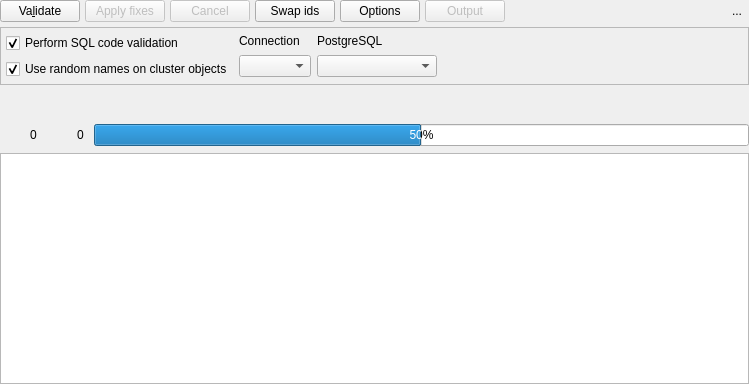
<?xml version="1.0" encoding="UTF-8"?>
<ui version="4.0">
 <class>ModelValidationWidget</class>
 <widget class="QWidget" name="ModelValidationWidget">
  <property name="geometry">
   <rect>
    <x>0</x>
    <y>0</y>
    <width>749</width>
    <height>384</height>
   </rect>
  </property>
  <property name="sizePolicy">
   <sizepolicy hsizetype="Minimum" vsizetype="Preferred">
    <horstretch>0</horstretch>
    <verstretch>0</verstretch>
   </sizepolicy>
  </property>
  <property name="minimumSize">
   <size>
    <width>0</width>
    <height>230</height>
   </size>
  </property>
  <property name="baseSize">
   <size>
    <width>730</width>
    <height>0</height>
   </size>
  </property>
  <property name="windowTitle">
   <string>Form</string>
  </property>
  <property name="autoFillBackground">
   <bool>false</bool>
  </property>
  <property name="styleSheet">
   <string notr="true"/>
  </property>
  <layout class="QVBoxLayout" name="verticalLayout">
   <property name="spacing">
    <number>5</number>
   </property>
   <property name="leftMargin">
    <number>0</number>
   </property>
   <property name="topMargin">
    <number>0</number>
   </property>
   <property name="rightMargin">
    <number>0</number>
   </property>
   <property name="bottomMargin">
    <number>0</number>
   </property>
   <item>
    <layout class="QHBoxLayout" name="horizontalLayout_4">
     <property name="spacing">
      <number>5</number>
     </property>
     <item>
      <layout class="QHBoxLayout" name="horizontalLayout_3">
       <property name="spacing">
        <number>5</number>
       </property>
       <item>
        <widget class="QPushButton" name="validate_btn">
         <property name="sizePolicy">
          <sizepolicy hsizetype="Fixed" vsizetype="Preferred">
           <horstretch>0</horstretch>
           <verstretch>0</verstretch>
          </sizepolicy>
         </property>
         <property name="text">
          <string>Va&amp;lidate</string>
         </property>
         <property name="icon">
          <iconset resource="../../res/resources.qrc">
           <normaloff>:/icons/icons/validation.png</normaloff>:/icons/icons/validation.png</iconset>
         </property>
         <property name="iconSize">
          <size>
           <width>25</width>
           <height>25</height>
          </size>
         </property>
        </widget>
       </item>
       <item>
        <widget class="QPushButton" name="fix_btn">
         <property name="enabled">
          <bool>false</bool>
         </property>
         <property name="sizePolicy">
          <sizepolicy hsizetype="Fixed" vsizetype="Preferred">
           <horstretch>0</horstretch>
           <verstretch>0</verstretch>
          </sizepolicy>
         </property>
         <property name="toolTip">
          <string>Try to resolve the reported issues.</string>
         </property>
         <property name="text">
          <string>Apply fixes</string>
         </property>
         <property name="icon">
          <iconset resource="../../res/resources.qrc">
           <normaloff>:/icons/icons/fixobject.png</normaloff>:/icons/icons/fixobject.png</iconset>
         </property>
         <property name="iconSize">
          <size>
           <width>25</width>
           <height>25</height>
          </size>
         </property>
        </widget>
       </item>
       <item>
        <widget class="QPushButton" name="cancel_btn">
         <property name="enabled">
          <bool>false</bool>
         </property>
         <property name="sizePolicy">
          <sizepolicy hsizetype="Fixed" vsizetype="Preferred">
           <horstretch>0</horstretch>
           <verstretch>0</verstretch>
          </sizepolicy>
         </property>
         <property name="toolTip">
          <string>Cancel the SQL validation in progress.</string>
         </property>
         <property name="text">
          <string>Cancel</string>
         </property>
         <property name="icon">
          <iconset resource="../../res/resources.qrc">
           <normaloff>:/icons/icons/cancel.png</normaloff>:/icons/icons/cancel.png</iconset>
         </property>
         <property name="iconSize">
          <size>
           <width>25</width>
           <height>25</height>
          </size>
         </property>
         <property name="shortcut">
          <string>Esc</string>
         </property>
        </widget>
       </item>
       <item>
        <widget class="QPushButton" name="swap_ids_btn">
         <property name="sizePolicy">
          <sizepolicy hsizetype="Fixed" vsizetype="Preferred">
           <horstretch>0</horstretch>
           <verstretch>0</verstretch>
          </sizepolicy>
         </property>
         <property name="toolTip">
          <string>Change the creation order for two objects by swapping their ids</string>
         </property>
         <property name="text">
          <string>Swap ids</string>
         </property>
         <property name="icon">
          <iconset resource="../../res/resources.qrc">
           <normaloff>:/icons/icons/swapobjs.png</normaloff>:/icons/icons/swapobjs.png</iconset>
         </property>
         <property name="iconSize">
          <size>
           <width>25</width>
           <height>25</height>
          </size>
         </property>
        </widget>
       </item>
       <item>
        <widget class="QPushButton" name="options_btn">
         <property name="enabled">
          <bool>true</bool>
         </property>
         <property name="sizePolicy">
          <sizepolicy hsizetype="Fixed" vsizetype="Preferred">
           <horstretch>0</horstretch>
           <verstretch>0</verstretch>
          </sizepolicy>
         </property>
         <property name="toolTip">
          <string>Try to apply a fix on the selected validation info.</string>
         </property>
         <property name="text">
          <string>Options</string>
         </property>
         <property name="icon">
          <iconset resource="../../res/resources.qrc">
           <normaloff>:/icons/icons/config.png</normaloff>:/icons/icons/config.png</iconset>
         </property>
         <property name="iconSize">
          <size>
           <width>25</width>
           <height>25</height>
          </size>
         </property>
         <property name="checkable">
          <bool>true</bool>
         </property>
        </widget>
       </item>
       <item>
        <widget class="QPushButton" name="output_btn">
         <property name="enabled">
          <bool>false</bool>
         </property>
         <property name="sizePolicy">
          <sizepolicy hsizetype="Fixed" vsizetype="Preferred">
           <horstretch>0</horstretch>
           <verstretch>0</verstretch>
          </sizepolicy>
         </property>
         <property name="toolTip">
          <string>Handles the validation output</string>
         </property>
         <property name="text">
          <string>Output</string>
         </property>
         <property name="icon">
          <iconset resource="../../res/resources.qrc">
           <normaloff>:/icons/icons/outputpane.png</normaloff>:/icons/icons/outputpane.png</iconset>
         </property>
         <property name="iconSize">
          <size>
           <width>25</width>
           <height>25</height>
          </size>
         </property>
         <property name="checkable">
          <bool>false</bool>
         </property>
        </widget>
       </item>
      </layout>
     </item>
     <item>
      <spacer name="horizontalSpacer">
       <property name="orientation">
        <enum>Qt::Orientation::Horizontal</enum>
       </property>
       <property name="sizeHint" stdset="0">
        <size>
         <width>40</width>
         <height>20</height>
        </size>
       </property>
      </spacer>
     </item>
     <item>
      <widget class="QToolButton" name="hide_tb">
       <property name="toolTip">
        <string>Hide this widget</string>
       </property>
       <property name="text">
        <string>...</string>
       </property>
       <property name="icon">
        <iconset resource="../../res/resources.qrc">
         <normaloff>:/icons/icons/closetab.png</normaloff>:/icons/icons/closetab.png</iconset>
       </property>
       <property name="iconSize">
        <size>
         <width>20</width>
         <height>20</height>
        </size>
       </property>
       <property name="shortcut">
        <string>Esc</string>
       </property>
       <property name="autoRaise">
        <bool>true</bool>
       </property>
      </widget>
     </item>
    </layout>
   </item>
   <item>
    <layout class="QHBoxLayout" name="horizontalLayout_6">
     <property name="bottomMargin">
      <number>0</number>
     </property>
     <item>
      <widget class="QFrame" name="options_frm">
       <property name="sizePolicy">
        <sizepolicy hsizetype="Preferred" vsizetype="Preferred">
         <horstretch>0</horstretch>
         <verstretch>0</verstretch>
        </sizepolicy>
       </property>
       <property name="minimumSize">
        <size>
         <width>0</width>
         <height>0</height>
        </size>
       </property>
       <property name="frameShape">
        <enum>QFrame::Shape::StyledPanel</enum>
       </property>
       <property name="frameShadow">
        <enum>QFrame::Shadow::Raised</enum>
       </property>
       <layout class="QGridLayout" name="gridLayout">
        <property name="leftMargin">
         <number>5</number>
        </property>
        <property name="topMargin">
         <number>5</number>
        </property>
        <property name="rightMargin">
         <number>5</number>
        </property>
        <property name="bottomMargin">
         <number>5</number>
        </property>
        <item row="0" column="0">
         <widget class="QCheckBox" name="sql_validation_chk">
          <property name="sizePolicy">
           <sizepolicy hsizetype="Fixed" vsizetype="Fixed">
            <horstretch>0</horstretch>
            <verstretch>0</verstretch>
           </sizepolicy>
          </property>
          <property name="toolTip">
           <string>&lt;p&gt;Enables the validation of SQL code in DBMS. This process requires the use of a pre-configured connection. SQL validation will occur only in the last step (when all objects were validated) or when there are no warnings.&lt;/p&gt;</string>
          </property>
          <property name="statusTip">
           <string/>
          </property>
          <property name="text">
           <string>Perform SQL code validation</string>
          </property>
          <property name="checked">
           <bool>true</bool>
          </property>
         </widget>
        </item>
        <item row="1" column="0">
         <widget class="QCheckBox" name="use_tmp_names_chk">
          <property name="sizePolicy">
           <sizepolicy hsizetype="Fixed" vsizetype="Fixed">
            <horstretch>0</horstretch>
            <verstretch>0</verstretch>
           </sizepolicy>
          </property>
          <property name="toolTip">
           <string>&lt;p&gt;gpModeler will generate unique and temporary names for database, role and tablespace objects. This option avoids object duplication errors when running the SQL validation.&lt;/p&gt;</string>
          </property>
          <property name="statusTip">
           <string/>
          </property>
          <property name="text">
           <string>Use random names on cluster objects</string>
          </property>
          <property name="checked">
           <bool>true</bool>
          </property>
         </widget>
        </item>
        <item row="0" column="1" rowspan="2">
         <widget class="QWidget" name="conn_opts_wgt" native="true">
          <property name="enabled">
           <bool>true</bool>
          </property>
          <property name="sizePolicy">
           <sizepolicy hsizetype="Expanding" vsizetype="Preferred">
            <horstretch>0</horstretch>
            <verstretch>0</verstretch>
           </sizepolicy>
          </property>
          <layout class="QHBoxLayout" name="horizontalLayout_7">
           <property name="leftMargin">
            <number>0</number>
           </property>
           <property name="topMargin">
            <number>0</number>
           </property>
           <property name="rightMargin">
            <number>0</number>
           </property>
           <property name="bottomMargin">
            <number>0</number>
           </property>
           <item>
            <layout class="QVBoxLayout" name="verticalLayout_2">
             <item>
              <widget class="QLabel" name="label">
               <property name="sizePolicy">
                <sizepolicy hsizetype="Preferred" vsizetype="Fixed">
                 <horstretch>0</horstretch>
                 <verstretch>0</verstretch>
                </sizepolicy>
               </property>
               <property name="text">
                <string>Connection</string>
               </property>
              </widget>
             </item>
             <item>
              <widget class="QComboBox" name="connections_cmb">
               <property name="enabled">
                <bool>true</bool>
               </property>
               <property name="sizePolicy">
                <sizepolicy hsizetype="Preferred" vsizetype="Fixed">
                 <horstretch>0</horstretch>
                 <verstretch>0</verstretch>
                </sizepolicy>
               </property>
               <property name="minimumSize">
                <size>
                 <width>0</width>
                 <height>0</height>
                </size>
               </property>
               <property name="maximumSize">
                <size>
                 <width>200</width>
                 <height>16777215</height>
                </size>
               </property>
               <property name="toolTip">
                <string>Connection to be used in the SQL validation</string>
               </property>
               <property name="sizeAdjustPolicy">
                <enum>QComboBox::SizeAdjustPolicy::AdjustToContents</enum>
               </property>
               <property name="iconSize">
                <size>
                 <width>28</width>
                 <height>28</height>
                </size>
               </property>
              </widget>
             </item>
            </layout>
           </item>
           <item>
            <layout class="QVBoxLayout" name="verticalLayout_3">
             <item>
              <widget class="QLabel" name="label_2">
               <property name="sizePolicy">
                <sizepolicy hsizetype="Preferred" vsizetype="Fixed">
                 <horstretch>0</horstretch>
                 <verstretch>0</verstretch>
                </sizepolicy>
               </property>
               <property name="text">
                <string>PostgreSQL</string>
               </property>
              </widget>
             </item>
             <item>
              <widget class="QComboBox" name="version_cmb">
               <property name="enabled">
                <bool>true</bool>
               </property>
               <property name="sizePolicy">
                <sizepolicy hsizetype="Preferred" vsizetype="Fixed">
                 <horstretch>0</horstretch>
                 <verstretch>0</verstretch>
                </sizepolicy>
               </property>
               <property name="minimumSize">
                <size>
                 <width>120</width>
                 <height>0</height>
                </size>
               </property>
               <property name="toolTip">
                <string>PostgreSQL version</string>
               </property>
               <property name="sizeAdjustPolicy">
                <enum>QComboBox::SizeAdjustPolicy::AdjustToContents</enum>
               </property>
               <property name="iconSize">
                <size>
                 <width>28</width>
                 <height>28</height>
                </size>
               </property>
              </widget>
             </item>
            </layout>
           </item>
           <item>
            <spacer name="horizontalSpacer_2">
             <property name="orientation">
              <enum>Qt::Orientation::Horizontal</enum>
             </property>
             <property name="sizeHint" stdset="0">
              <size>
               <width>40</width>
               <height>20</height>
              </size>
             </property>
            </spacer>
           </item>
          </layout>
         </widget>
        </item>
       </layout>
      </widget>
     </item>
    </layout>
   </item>
   <item>
    <widget class="QWidget" name="prog_info_wgt" native="true">
     <property name="minimumSize">
      <size>
       <width>0</width>
       <height>0</height>
      </size>
     </property>
     <layout class="QGridLayout" name="gridLayout_3">
      <property name="leftMargin">
       <number>0</number>
      </property>
      <property name="topMargin">
       <number>0</number>
      </property>
      <property name="rightMargin">
       <number>0</number>
      </property>
      <property name="bottomMargin">
       <number>0</number>
      </property>
      <property name="spacing">
       <number>5</number>
      </property>
      <item row="1" column="0">
       <layout class="QHBoxLayout" name="horizontalLayout_2">
        <property name="spacing">
         <number>5</number>
        </property>
        <property name="rightMargin">
         <number>5</number>
        </property>
        <item>
         <widget class="QLabel" name="warn_lbl">
          <property name="sizePolicy">
           <sizepolicy hsizetype="Fixed" vsizetype="Fixed">
            <horstretch>0</horstretch>
            <verstretch>0</verstretch>
           </sizepolicy>
          </property>
          <property name="minimumSize">
           <size>
            <width>25</width>
            <height>25</height>
           </size>
          </property>
          <property name="maximumSize">
           <size>
            <width>25</width>
            <height>25</height>
           </size>
          </property>
          <property name="toolTip">
           <string>Warnings: does not prevents model to be saved.</string>
          </property>
          <property name="text">
           <string/>
          </property>
          <property name="textFormat">
           <enum>Qt::TextFormat::AutoText</enum>
          </property>
          <property name="pixmap">
           <pixmap resource="../../res/resources.qrc">:/icons/icons/alert.png</pixmap>
          </property>
          <property name="scaledContents">
           <bool>true</bool>
          </property>
         </widget>
        </item>
        <item>
         <widget class="QLabel" name="warn_count_lbl">
          <property name="sizePolicy">
           <sizepolicy hsizetype="Preferred" vsizetype="Fixed">
            <horstretch>0</horstretch>
            <verstretch>0</verstretch>
           </sizepolicy>
          </property>
          <property name="text">
           <string>0</string>
          </property>
          <property name="indent">
           <number>0</number>
          </property>
         </widget>
        </item>
       </layout>
      </item>
      <item row="1" column="2">
       <widget class="QProgressBar" name="validation_prog_pb">
        <property name="sizePolicy">
         <sizepolicy hsizetype="Expanding" vsizetype="Fixed">
          <horstretch>0</horstretch>
          <verstretch>0</verstretch>
         </sizepolicy>
        </property>
        <property name="minimumSize">
         <size>
          <width>0</width>
          <height>0</height>
         </size>
        </property>
        <property name="value">
         <number>50</number>
        </property>
        <property name="invertedAppearance">
         <bool>false</bool>
        </property>
       </widget>
      </item>
      <item row="1" column="1">
       <layout class="QHBoxLayout" name="horizontalLayout">
        <property name="spacing">
         <number>5</number>
        </property>
        <property name="rightMargin">
         <number>5</number>
        </property>
        <item>
         <widget class="QLabel" name="error_lbl">
          <property name="sizePolicy">
           <sizepolicy hsizetype="Fixed" vsizetype="Fixed">
            <horstretch>0</horstretch>
            <verstretch>0</verstretch>
           </sizepolicy>
          </property>
          <property name="minimumSize">
           <size>
            <width>25</width>
            <height>25</height>
           </size>
          </property>
          <property name="maximumSize">
           <size>
            <width>25</width>
            <height>25</height>
           </size>
          </property>
          <property name="toolTip">
           <string>Errors: model will not be saved while there are validation errors.</string>
          </property>
          <property name="text">
           <string/>
          </property>
          <property name="pixmap">
           <pixmap resource="../../res/resources.qrc">:/icons/icons/error.png</pixmap>
          </property>
          <property name="scaledContents">
           <bool>true</bool>
          </property>
          <property name="indent">
           <number>0</number>
          </property>
         </widget>
        </item>
        <item>
         <widget class="QLabel" name="error_count_lbl">
          <property name="sizePolicy">
           <sizepolicy hsizetype="Preferred" vsizetype="Fixed">
            <horstretch>0</horstretch>
            <verstretch>0</verstretch>
           </sizepolicy>
          </property>
          <property name="toolTip">
           <string/>
          </property>
          <property name="text">
           <string>0</string>
          </property>
          <property name="indent">
           <number>0</number>
          </property>
         </widget>
        </item>
       </layout>
      </item>
      <item row="0" column="0" colspan="3">
       <layout class="QHBoxLayout" name="horizontalLayout_5">
        <property name="spacing">
         <number>5</number>
        </property>
        <item>
         <widget class="QLabel" name="ico_lbl">
          <property name="sizePolicy">
           <sizepolicy hsizetype="Fixed" vsizetype="Fixed">
            <horstretch>0</horstretch>
            <verstretch>0</verstretch>
           </sizepolicy>
          </property>
          <property name="minimumSize">
           <size>
            <width>28</width>
            <height>28</height>
           </size>
          </property>
          <property name="maximumSize">
           <size>
            <width>28</width>
            <height>28</height>
           </size>
          </property>
          <property name="text">
           <string/>
          </property>
          <property name="scaledContents">
           <bool>true</bool>
          </property>
         </widget>
        </item>
        <item>
         <widget class="QLabel" name="object_lbl">
          <property name="sizePolicy">
           <sizepolicy hsizetype="Expanding" vsizetype="Fixed">
            <horstretch>0</horstretch>
            <verstretch>0</verstretch>
           </sizepolicy>
          </property>
          <property name="text">
           <string/>
          </property>
          <property name="indent">
           <number>5</number>
          </property>
         </widget>
        </item>
       </layout>
      </item>
     </layout>
    </widget>
   </item>
   <item>
    <widget class="QTreeWidget" name="output_trw">
     <property name="sizePolicy">
      <sizepolicy hsizetype="Expanding" vsizetype="Expanding">
       <horstretch>0</horstretch>
       <verstretch>0</verstretch>
      </sizepolicy>
     </property>
     <property name="editTriggers">
      <set>QAbstractItemView::EditTrigger::DoubleClicked|QAbstractItemView::EditTrigger::EditKeyPressed</set>
     </property>
     <property name="alternatingRowColors">
      <bool>true</bool>
     </property>
     <property name="selectionMode">
      <enum>QAbstractItemView::SelectionMode::SingleSelection</enum>
     </property>
     <property name="selectionBehavior">
      <enum>QAbstractItemView::SelectionBehavior::SelectRows</enum>
     </property>
     <property name="iconSize">
      <size>
       <width>22</width>
       <height>22</height>
      </size>
     </property>
     <property name="indentation">
      <number>20</number>
     </property>
     <property name="uniformRowHeights">
      <bool>true</bool>
     </property>
     <attribute name="headerVisible">
      <bool>false</bool>
     </attribute>
     <column>
      <property name="text">
       <string/>
      </property>
     </column>
    </widget>
   </item>
  </layout>
 </widget>
 <tabstops>
  <tabstop>validate_btn</tabstop>
  <tabstop>fix_btn</tabstop>
  <tabstop>cancel_btn</tabstop>
  <tabstop>swap_ids_btn</tabstop>
  <tabstop>options_btn</tabstop>
  <tabstop>output_btn</tabstop>
  <tabstop>sql_validation_chk</tabstop>
  <tabstop>output_trw</tabstop>
  <tabstop>hide_tb</tabstop>
 </tabstops>
 <resources>
  <include location="../../res/resources.qrc"/>
 </resources>
 <connections/>
</ui>
